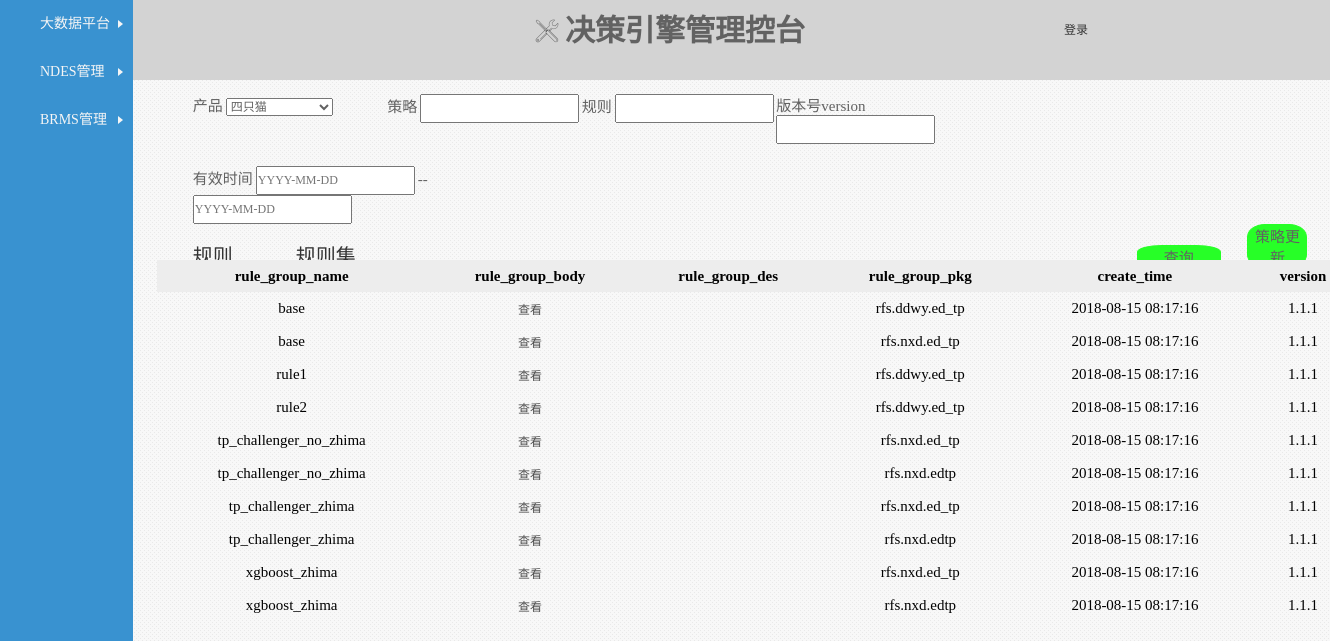
Page /risk_engine/brms_detail/rule_goups/ on the committed database.
### risk_engine/models.py (models this page shows, shortened)
class RuleGroup(models.Model):
    rule_group_name = models.CharField(max_length=10)
    rule_group_body = models.TextField()
    rule_group_des = models.TextField()
    rule_group_pkg = models.CharField(max_length=20)
    rule_group_policy = models.ManyToManyField('Policy')
    create_time = models.DateTimeField()
    version = models.CharField(max_length=15)
    class Meta(object):
        ordering = ['rule_group_name']

### risk_engine/views.py (the view)
class BrmsDetailRuleGroup(ListView):
    model = models.RuleGroup
    template_name = 'brms.html'
    paginate_by = 10
    def get_context_data(self, **kwargs):
        context = super(BrmsDetailRuleGroup, self).get_context_data(**kwargs)
        context['products'] = models.Product.objects.all()
        return context
    @csrf_exempt
    def dispatch(self, *args, **kwargs):
        return super(BrmsDetailRuleGroup, self).dispatch(*args, **kwargs)

### risk_engine/templates/brms.html (shortened to what this page needs)
{% extends 'base.html' %}
{% load static from staticfiles %}
{% block body %}
    <div class="brms">
        <div class="look_for_condition">
            <form id="lookForCondition" method="post" action="{% url 'brms_detail_rule' %}">
                <div class="common_condition">
                    <label>产品</label>
                    <select name="product">
                        {% for product in products %}
                            <option value="{{ product.product_name }}">{{ product.product_name }}</option>
                        {% endfor %}
                    </select>
                </div>
                <div class="common_condition">
                    <label>策略</label>
                    <input type="text" value="{{ policy }}" name="policy">
                </div>
                <div class="common_condition">
                    <label>规则</label>
                    <input type="text" value="{{ rule }}" name="rule">
                </div>
                <div class="common_condition">
                    <label>版本号version</label>
                    <input type="text" value="{{ version }}" name="version">
                </div>
                <div class="date_condition">
                    <label>有效时间</label>
                    <input type="text" value="{{ valid_start_date }}" name="valid_start_date" id="begin_date"
                           placeholder="YYYY-MM-DD">
                    <label>--</label>
                    <input type="text" value="{{ valid_end_date }}" name="valid_end_date" id="end_date"
                           placeholder="YYYY-MM-DD">
                </div>
            </form>
        </div>
        <div class="result_title">
            <a href="{% url 'brms_detail_rule' %}" class="a1">规则</a>
            <a href="{% url 'brms_detail_rule_group' %}" class="a2">规则集</a>
            <button onclick="search()" class="button2">查询</button>
            <button href="#" onclick="openDialogView('规则内容', '{% url "brms_util" %}','800px', '500px')" class="button1">
                策略更新
            </button>
        </div>
        <div class="result_detail">
            <table>
                {% if rulegroup_list %}
                    <thead>
                    <tr>
                        <td>rule_group_name</td>
                        <td>rule_group_body</td>
                        <td>rule_group_des</td>
                        <td>rule_group_pkg</td>
                        <td>create_time</td>
                        <td>version</td>
                    </tr>
                    </thead>
                    <tbody>
                    {% for rule in rulegroup_list %}
                        <tr>
                            <td>{{ rule.rule_group_name }}</td>
                            <td><a href="#"
                                   onclick="openDialogView('规则集内容', '{% url "brms_detail_rule_group_by_id" rule.id %}','800px', '500px')">查看</a>
                            </td>
                            <td>{{ rule.rule_group_des }}</td>
                            <td>{{ rule.rule_group_pkg }}</td>
                            <td>{{ rule.create_time|date:"Y-m-d H:i:s" }}</td>
                            <td>{{ rule.version }}</td>
                        </tr>
                    {% endfor %}
                    </tbody>
                {% endif %}
            </table>
        </div>
    </div>
{% endblock body %}

### static/extends/layui/css/layui.css (style rules this page uses)
blockquote,body,button,dd,div,dl,dt,form,h1,h2,h3,h4,h5,h6,input,li,ol,p,pre,td,textarea,th,ul { margin:0;padding:0;-webkit-tap-highlight-color:rgba(0,0,0,0) }
table { border-collapse:collapse;border-spacing:0 }
button,input,optgroup,option,select,textarea { font-family:inherit;font-size:inherit;font-style:inherit;font-weight:inherit;outline:0 }
body { line-height:24px;font:14px Helvetica Neue,Helvetica,PingFang SC,\5FAE\8F6F\96C5\9ED1,Tahoma,Arial,sans-serif }
a { color:#333;text-decoration:none }

### static/css/menu.css (style rules this page uses)
body { margin:0;padding:0;overflow-x:hidden; }
html, body { height:100%; }
* { font-family:'微软雅黑';font-size:12px;color:#626262; }
a { text-decoration:none; }
#bg { background-image:url(../images/dotted.png); }
.brms { width: 100%; height: 100% }
.brms .look_for_condition { position: relative; width: 100%; height: 20%; }
.brms .look_for_condition form { display: flex; flex-direction: row; width: 65%; flex-wrap: wrap; height: 100%; left: 5%; position: relative }
.brms .look_for_condition input { line-height: 25px; }
.brms .look_for_condition label { font-size: 15px; }
.brms .look_for_condition form .common_condition { width: 25%; position: relative; top: 10%; height: 22%; }
.brms .look_for_condition form .date_condition { width: 50%; position: relative; top: 10%; height: 22% }
.brms .result_title { height: 5%; width: 100% }
.brms .result_title a { font-size: 20px; }
.brms .result_title button { font-size: 15px; border-radius: 30%; border: 1px solid #27ff27; background-color: #27ff27 }
.brms .result_title .a1 { position: relative; left: 5%; }
.brms .result_title .a2 { position: relative; left: 10%; }
.brms .result_title .button2 { position: relative; left: 75%; width: 7% }
.brms .result_title .button1 { position: relative; left: 77%; width: 5% }
.brms .result_detail { height: 70%; width: 100%; overflow: scroll }
.brms table { position: relative; left:2%; width: 100%; font-size: .938em; border-collapse: collapse; }
.brms thead { text-align: center; padding: .5em .5em; font-weight: bold; background: #ededed; }
.brms td { padding: .5em .5em; height: 10px; text-align: center; color: #010101; font-size: 15px }
.brms td a { text-decoration: none; color: #4e4e4e }

### rows in the picture
RuleGroup: rule_group_name "base", rule_group_pkg "rfs.ddwy.ed_tp", create_time "2018-08-15 08:17:16", version "1.1.1"
RuleGroup: rule_group_name "base", rule_group_pkg "rfs.nxd.ed_tp", create_time "2018-08-15 08:17:16", version "1.1.1"
RuleGroup: rule_group_name "rule1", rule_group_pkg "rfs.ddwy.ed_tp", create_time "2018-08-15 08:17:16", version "1.1.1"
RuleGroup: rule_group_name "rule2", rule_group_pkg "rfs.ddwy.ed_tp", create_time "2018-08-15 08:17:16", version "1.1.1"
RuleGroup: rule_group_name "tp_challenger_no_zhima", rule_group_pkg "rfs.nxd.ed_tp", create_time "2018-08-15 08:17:16", version "1.1.1"
RuleGroup: rule_group_name "tp_challenger_no_zhima", rule_group_pkg "rfs.nxd.edtp", create_time "2018-08-15 08:17:16", version "1.1.1"
RuleGroup: rule_group_name "tp_challenger_zhima", rule_group_pkg "rfs.nxd.ed_tp", create_time "2018-08-15 08:17:16", version "1.1.1"
RuleGroup: rule_group_name "tp_challenger_zhima", rule_group_pkg "rfs.nxd.edtp", create_time "2018-08-15 08:17:16", version "1.1.1"
RuleGroup: rule_group_name "xgboost_zhima", rule_group_pkg "rfs.nxd.ed_tp", create_time "2018-08-15 08:17:16", version "1.1.1"
RuleGroup: rule_group_name "xgboost_zhima", rule_group_pkg "rfs.nxd.edtp", create_time "2018-08-15 08:17:16", version "1.1.1"

### other values in the picture
form field product "四只猫"
